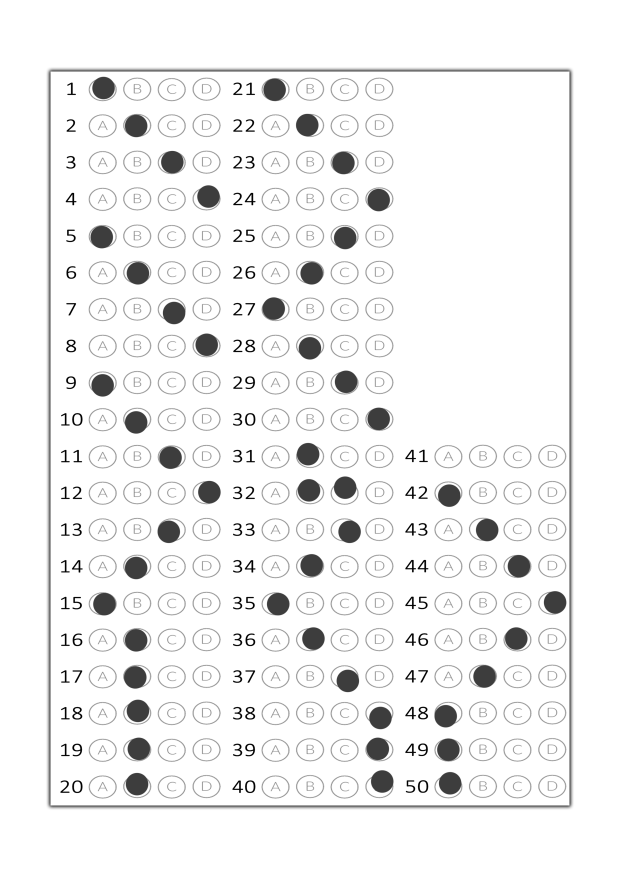
#> input picture fifty_items_trial.png, 2480 x 3508 px, given in place of the camera (shown at 1/4 size)
$ python OMR_Main.py
#> lines starting #> are read from the running program, lines starting #| are printed output that depends on the picture; after the words box and inside, x2 and y2 are one past the last pixel; in counts of white or black regions, pixels touching at a corner belong together
### utlis.py
import cv2
import numpy as np

## TO STACK ALL THE IMAGES IN ONE WINDOW
def stackImages(imgArray,scale,lables=[]):
    rows = len(imgArray)
    cols = len(imgArray[0])
    rowsAvailable = isinstance(imgArray[0], list)
    width = imgArray[0][0].shape[1]
    height = imgArray[0][0].shape[0]
    if rowsAvailable:
        for x in range ( 0, rows):
            for y in range(0, cols):
                imgArray[x][y] = cv2.resize(imgArray[x][y], (0, 0), None, scale, scale)
                if len(imgArray[x][y].shape) == 2: imgArray[x][y]= cv2.cvtColor( imgArray[x][y], cv2.COLOR_GRAY2BGR)
        imageBlank = np.zeros((height, width, 3), np.uint8)
        hor = [imageBlank]*rows
        hor_con = [imageBlank]*rows
        for x in range(0, rows):
            hor[x] = np.hstack(imgArray[x])
            hor_con[x] = np.concatenate(imgArray[x])
        ver = np.vstack(hor)
        ver_con = np.concatenate(hor)
    else:
        for x in range(0, rows):
            imgArray[x] = cv2.resize(imgArray[x], (0, 0), None, scale, scale)
            if len(imgArray[x].shape) == 2: imgArray[x] = cv2.cvtColor(imgArray[x], cv2.COLOR_GRAY2BGR)
        hor= np.hstack(imgArray)
        hor_con= np.concatenate(imgArray)
        ver = hor
    if len(lables) != 0:
        eachImgWidth= int(ver.shape[1] / cols)
        eachImgHeight = int(ver.shape[0] / rows)
        #print(eachImgHeight)
        for d in range(0, rows):
            for c in range (0,cols):
                cv2.rectangle(ver,(c*eachImgWidth,eachImgHeight*d),(c*eachImgWidth+len(lables[d][c])*13+27,30+eachImgHeight*d),(255,255,255),cv2.FILLED)
                cv2.putText(ver,lables[d][c],(eachImgWidth*c+10,eachImgHeight*d+20),cv2.FONT_HERSHEY_COMPLEX,0.7,(255,0,255),2)
    return ver

# [15 lines left out: function reorder, not called in this run]

def rectContour(contours):

    rectCon = []
    max_area = 0
    for i in contours:
        area = cv2.contourArea(i)
        # print(area)
        if area > 600:
            peri = cv2.arcLength(i, True)
            approx = cv2.approxPolyDP(i, 0.02 * peri, True)
            if len(approx) == 4:
                rectCon.append(i)
    rectCon = sorted(rectCon, key=cv2.contourArea,reverse=True)
    # print(len(rectCon))
    return rectCon

def getCornerPoints(cont):
    peri = cv2.arcLength(cont, True) # LENGTH OF CONTOUR
    approx = cv2.approxPolyDP(cont, 0.02 * peri, True) # APPROXIMATE THE POLY TO GET CORNER POINTS
    return approx

# [148 lines left out: functions splitBoxes, drawGrid, showAnswers, reformatAnswers, sortReformattedAnswers, convertToMCQ and 2 more, not called in this run]

### OMR_Main.py
import cv2
import numpy as np
import utlis
import datetime

########################################################################
webCamFeed = True
pathImage = "pic1.png"
cap = cv2.VideoCapture(0)
cap.set(10,160)
heightImg =  1080 #540 # 794 - for A4 aspect ratio
widthImg  =  1920 #960 # 1123 - for A4 aspect ratio
questions = 20
choices = 15
ansDict = {1: 'C', 2: 'A', 3: 'A', 4: 'A', 5: 'B', 6: 'A', 7: 'A', 8: 'A', 9: 'B', 10: 'A', 11: 'C', 12: 'D', 13: 'C', 14: 'B', 15: 'A', 16: 'B', 17: 'B', 18: 'B', 19: 'B', 20: 'B', 21: 'A', 22: 'B', 23: 'C', 24: 'D', 25: 'C', 26: 'B', 27: 'A', 28: 'B', 29: 'C', 30: 'D', 31: 'B', 32: 'C', 33: 'C', 34: 'B', 35: 'A', 36: 'B', 37: 'C', 38: 'D', 39: 'D', 40: 'D', 41: 'A', 42: 'A', 43: 'B', 44: 'C', 45: 'D', 46: 'C', 47: 'B', 48: 'A', 49: 'A', 50: 'A'}
########################################################################


items_match=0

while True:

    if webCamFeed:success, img = cap.read()
#> img is the input picture: shape (3508, 2480, 3); min 0, max 255, mean 241
    else:img = cv2.imread(pathImage)
    img = cv2.resize(img, (widthImg, heightImg)) # RESIZE IMAGE
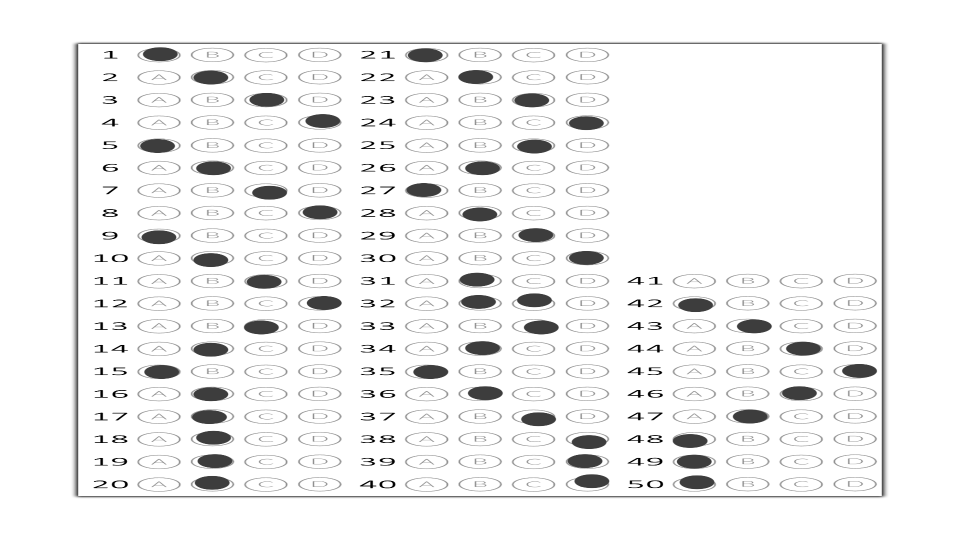
#> img: shape (1080, 1920, 3) (shown at 1/2 size); min 0, max 255, mean 241
    imgFinal = img.copy()
    imgBlank = np.zeros((heightImg,widthImg, 3), np.uint8) # CREATE A BLANK IMAGE FOR TESTING DEBUGGING IF REQUIRED
    imgGray = cv2.cvtColor(img, cv2.COLOR_BGR2GRAY) # CONVERT IMAGE TO GRAY SCALE
    imgBlur = cv2.GaussianBlur(imgGray, (5, 5), 1) # ADD GAUSSIAN BLUR
    imgCanny = cv2.Canny(imgBlur,10,70) # APPLY CANNY
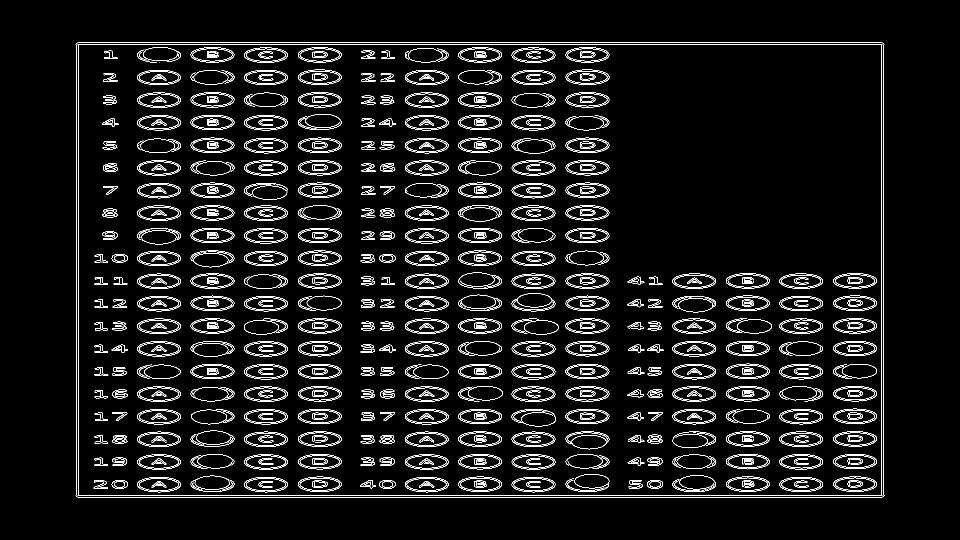
#> imgCanny: shape (1080, 1920) (shown at 1/2 size); 5.7% white in thin lines or dots, all inside (x1, y1, x2, y2) = (151, 85, 1770, 995)

    try:
        ## FIND ALL COUNTOURS
        imgContours = img.copy() # COPY IMAGE FOR DISPLAY PURPOSES
        imgBigContour = img.copy() # COPY IMAGE FOR DISPLAY PURPOSES
        contours, hierarchy = cv2.findContours(imgCanny, cv2.RETR_EXTERNAL, cv2.CHAIN_APPROX_NONE) # FIND ALL CONTOURS
#> contours = 1 contour; box (x1, y1, x2, y2) and area: (151, 85, 1770, 995) 1468023
        cv2.drawContours(imgContours, contours, -1, (0, 255, 0), 10) # DRAW ALL DETECTED CONTOURS
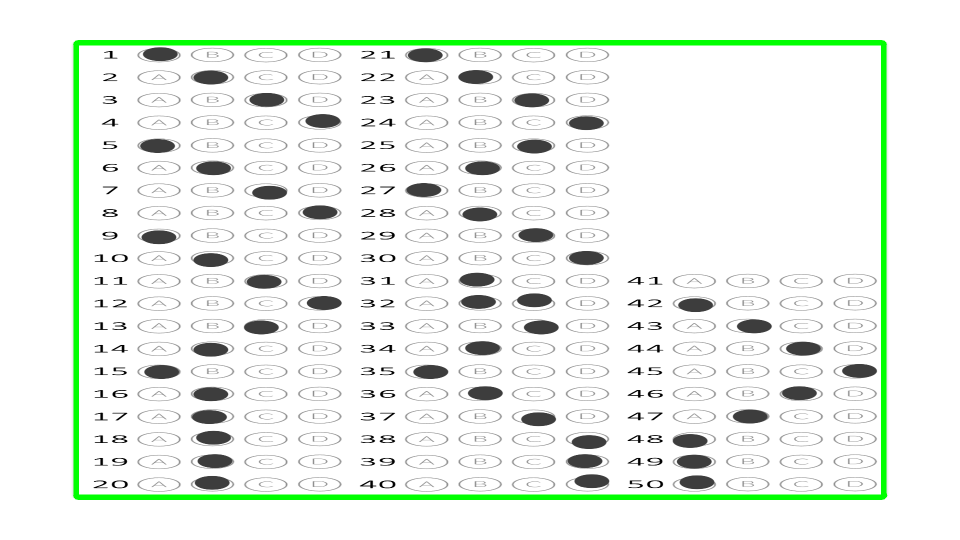
#> imgContours: shape (1080, 1920, 3) (shown at 1/2 size); 2.67% of pixels changed, all inside (x1, y1, x2, y2) = (146, 80, 1775, 1000)
        rectCon = utlis.rectContour(contours) # FILTER FOR RECTANGLE CONTOURS
#> the loop in rectContour, `for i in contours:` made 1 pass
#> (area, peri, approx) on pass 1: (1468023, 5048.6, [[152, 87], [155, 994], [1769, 990], [1764, 85]])
#> after the loop in rectContour, `for i in contours:`: rectCon has the same summary as contours outside rectContour
#> rectCon has the same summary as contours
        biggestPoints= utlis.getCornerPoints(rectCon[0]) # GET CORNER POINTS OF THE BIGGEST RECTANGLE
#> in getCornerPoints, `peri = cv2.arcLength(cont, True)`: peri = 5048.6
#> in getCornerPoints, `approx = cv2.approxPolyDP(cont, 0.02 * peri, True)`: approx = [[152, 87], [155, 994], [1769, 990], [1764, 85]]
#> biggestPoints = [[152, 87], [155, 994], [1769, 990], [1764, 85]]
        gradePoints = utlis.getCornerPoints(rectCon[1]) # GET CORNER POINTS OF THE SECOND BIGGEST RECTANGLE


        if biggestPoints.size != 0 and gradePoints.size != 0:

            # BIGGEST RECTANGLE WARPING
            biggestPoints=utlis.reorder(biggestPoints) # REORDER FOR WARPING
            cv2.drawContours(imgBigContour, biggestPoints, -1, (0, 255, 0), 20) # DRAW THE BIGGEST CONTOUR
            pts1 = np.float32(biggestPoints) # PREPARE POINTS FOR WARP
            pts2 = np.float32([[0, 0],[widthImg, 0], [0, heightImg],[widthImg, heightImg]]) # PREPARE POINTS FOR WARP
            matrix = cv2.getPerspectiveTransform(pts1, pts2) # GET TRANSFORMATION MATRIX
            # imgWarpColoredResizedJL = cv2.warpPerspective(img, matrix, (widthImg, heightImg)) # APPLY WARP PERSPECTIVE
            # imgWarpColored = cv2.resize(imgWarpColoredResizedJL, (794, 1123)) # RESIZE TO A4 RATIO JL
            imgWarpColored = cv2.warpPerspective(img, matrix, (widthImg, heightImg)) # APPLY WARP PERSPECTIVE
            # cv2.imshow('Birds-eye-view', imgWarpColored)

            # SECOND BIGGEST RECTANGLE WARPING
            cv2.drawContours(imgBigContour, gradePoints, -1, (255, 0, 0), 20) # DRAW THE BIGGEST CONTOUR
            gradePoints = utlis.reorder(gradePoints) # REORDER FOR WARPING
            ptsG1 = np.float32(gradePoints)  # PREPARE POINTS FOR WARP
            ptsG2 = np.float32([[0, 0], [325, 0], [0, 150], [325, 150]])  # PREPARE POINTS FOR WARP
            matrixG = cv2.getPerspectiveTransform(ptsG1, ptsG2)# GET TRANSFORMATION MATRIX
            imgGradeDisplay = cv2.warpPerspective(img, matrixG, (325, 150)) # APPLY WARP PERSPECTIVE
            # cv2.imshow('Grade', imgGradeDisplay)

            # APPLY THRESHOLD
            imgWarpGray = cv2.cvtColor(imgWarpColored,cv2.COLOR_BGR2GRAY) # CONVERT TO GRAYSCALE
            imgThresh = cv2.threshold(imgWarpGray, 100, 255,cv2.THRESH_BINARY_INV )[1] # APPLY THRESHOLD AND INVERSE
            # cv2.imshow('Inverse-color', imgThresh)

            boxes = utlis.splitBoxes(imgThresh) # GET INDIVIDUAL BOXES
            # cv2.imshow('Split Test ', boxes[17])
            countR=0
            countC=0
            myPixelVal = np.zeros((questions,choices)) # TO STORE THE NON ZERO VALUES OF EACH BOX
            for image in boxes:
                # cv2.imshow(str(countR)+str(countC),image)
                totalPixels = cv2.countNonZero(image)
                myPixelVal[countR][countC]= totalPixels
                countC += 1
                if (countC==choices):countC=0;countR +=1

            # FIND THE USER ANSWERS AND PUT THEM IN A LIST
            myIndex=[]
            for x in range (0,questions):
                arr = myPixelVal[x]
                myIndexVal = np.where(arr >= (np.amax(arr))-900)
                myIndex.append(myIndexVal)
            # myIndexHackTry = utlis.cleanedListForGrading(myIndex)
            # print(f'myIndex: {myIndex}')
            # print(f'myIndexHackTry: {myIndexHackTry}')

            # JL convert to dictionary
            cleanedList = utlis.reformatAnswers(myIndex)
            answersDictFormat = utlis.sortReformattedAnswers(cleanedList)
            print(f'Answers-Dict: {answersDictFormat}')

            # Rename dicts
            dict_a = ansDict
            dict_b = answersDictFormat
            grading = []

            # Initialize a counter
            items_match = 0

            # Iterate through keys in dict_a
            for key, value_a in dict_a.items():
                # Check if the key exists in dict_b and has the same value
                if key in dict_b and dict_b[key] == value_a:
                    items_match += 1
                    grading.append(1)
                else:
                    grading.append(0)
            print(f'Grading: {grading}')

            # Print the count of keys with the same values in both dictionaries
            # print("Match values: ", items_match)

            # COMPARE THE VALUES TO FIND THE CORRECT ANSWERS
            score = items_match # FINAL GRADE
            print(f'Score: {score}')

            # DISPLAYING ANSWERS
            # JL remake index for grading
            myIndex = utlis.cleanedListForGrading(myIndex)
            # print(f'myIndex: {myIndex}')
            ans = [[2, 6], [3, 7], [4, 8], [3, 9], [2, 8], [3, 7], [4, 6], [2, 7], [2, 8], [3, 9], [3, 7, 11], [4, 7, 11], [3, 8, 12], [2, 7, 13], [1, 6, 14], [2, 7, 13], [2, 8, 12], [2, 9, 11], [2, 9, 11], [2, 9, 11]]

            # JL remake grading to match myIndex format // array of 20
            alignedGrading = utlis.alignGrading(grading)
            print(f'alignedGrading = {alignedGrading}')
            print(f'myIndex = {myIndex}')
            print(f'ans = {ans}')

            utlis.showAnswers(imgWarpColored,myIndex,alignedGrading, ans) # DRAW DETECTED ANSWERS
            utlis.drawGrid(imgWarpColored) # DRAW GRID
            imgRawDrawings = np.zeros_like(imgWarpColored) # NEW BLANK IMAGE WITH WARP IMAGE SIZE
            utlis.showAnswers(imgRawDrawings, myIndex, alignedGrading, ans) # DRAW ON NEW IMAGE
            invMatrix = cv2.getPerspectiveTransform(pts2, pts1) # INVERSE TRANSFORMATION MATRIX
            imgInvWarp = cv2.warpPerspective(imgRawDrawings, invMatrix, (widthImg, heightImg)) # INV IMAGE WARP

            # DISPLAY GRADE
            imgRawGrade = np.zeros_like(imgGradeDisplay,np.uint8) # NEW BLANK IMAGE WITH GRADE AREA SIZE
            cv2.putText(imgRawGrade,str(int(score))+"/50",(10,100)
                        ,cv2.FONT_HERSHEY_COMPLEX,3,(0,255,255),3) # ADD THE GRADE TO NEW IMAGE
            invMatrixG = cv2.getPerspectiveTransform(ptsG2, ptsG1) # INVERSE TRANSFORMATION MATRIX
            imgInvGradeDisplay = cv2.warpPerspective(imgRawGrade, invMatrixG, (widthImg, heightImg)) # INV IMAGE WARP

            # SHOW ANSWERS AND GRADE ON FINAL IMAGE
            imgFinal = cv2.addWeighted(imgFinal, 1, imgInvWarp, 1,0)
            imgFinal = cv2.addWeighted(imgFinal, 1, imgInvGradeDisplay, 1,0)

            # IMAGE ARRAY FOR DISPLAY
            imageArray = ([img,imgGray, imgCanny, imgContours],
                          [imgBigContour, imgThresh, imgWarpColored, imgFinal])
            cv2.imshow("Final Result", imgFinal)
    except:
        imageArray = ([img,imgGray,imgCanny,imgContours],
                      [imgBlank, imgBlank, imgBlank, imgBlank])

    # LABELS FOR DISPLAY
    lables = [["Original","Gray","Edges","Contours"],
              ["Biggest Contour","Threshold","Warpped","Final"]]

    stackedImage = utlis.stackImages(imageArray,0.5,lables)
#> in stackImages, `rows = len(imgArray)`: rows = 2
#> in stackImages, `cols = len(imgArray[0])`: cols = 4
#> in stackImages, `rowsAvailable = isinstance(imgArray[0], list)`: rowsAvailable = True
#> in stackImages, `hor = [imageBlank]*rows`: hor = 2 items
#> in stackImages, `ver = np.vstack(hor)`:
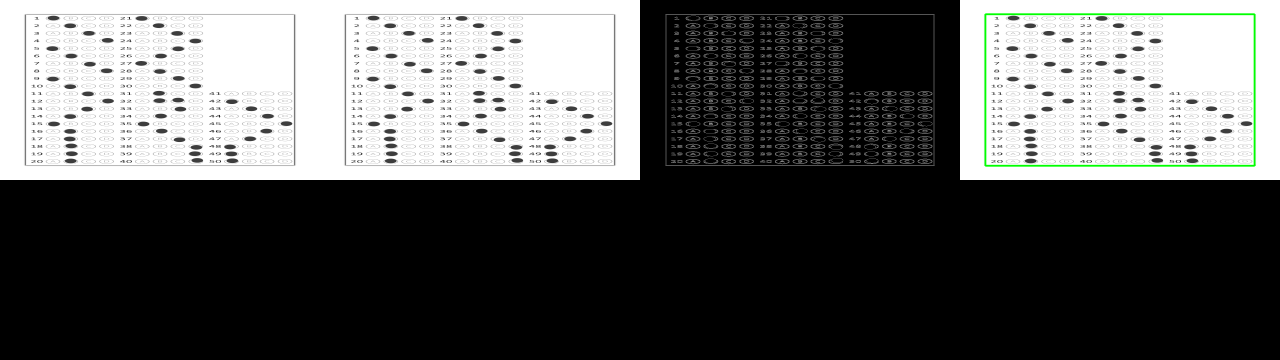
#> ver: shape (1080, 3840, 3) (shown at 1/3 size); mean of channels 0, 1, 2 91.5, 92.4, 91.5; drawn as B, G, R
#> in stackImages, `eachImgWidth= int(ver.shape[1] / cols)`: eachImgWidth = 960
#> in stackImages, `eachImgHeight = int(ver.shape[0] / rows)`: eachImgHeight = 540
    cv2.imshow("Result", stackedImage)

    # SAVE IMAGE WHEN 's' key is pressed
    if cv2.waitKey(1) & 0xFF == ord('s'):
#> (key Esc is pressed here)
        currentDateTime = datetime.datetime.now()
        formattedCDT = currentDateTime.replace(microsecond=0)

        cv2.imwrite("Checked/"+str(formattedCDT)+".jpg",imgFinal)
        cv2.imwrite("forItemAnalysis/"+str(formattedCDT)+".jpg",imgThresh)
        cv2.rectangle(stackedImage, ((int(stackedImage.shape[1] / 2) - 230), int(stackedImage.shape[0] / 2) + 50),
                      (1100, 350), (0, 255, 0), cv2.FILLED)
        cv2.putText(stackedImage, "Scan Saved", (int(stackedImage.shape[1] / 2) - 200, int(stackedImage.shape[0] / 2)),
                    cv2.FONT_HERSHEY_DUPLEX, 3, (0, 0, 255), 5, cv2.LINE_AA)
        cv2.imshow('Result', stackedImage)
        cv2.waitKey(300)
        # items_match += 1
